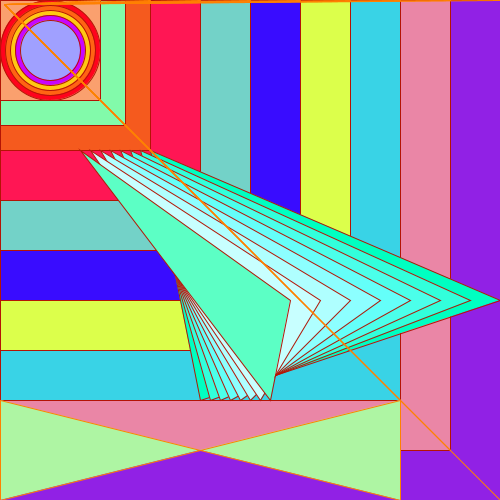
Frame 1 (no input)
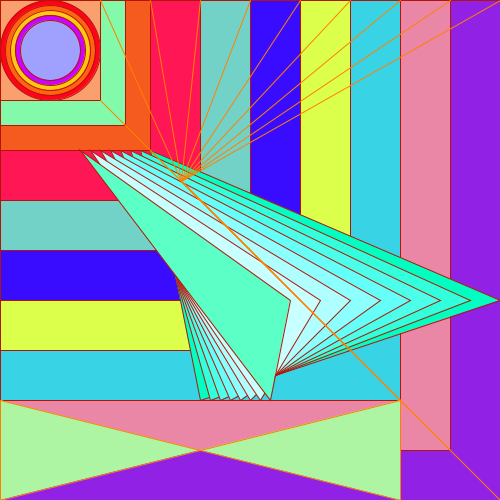
Frame 60 (the mouse pressed at the canvas centre just before this capture)
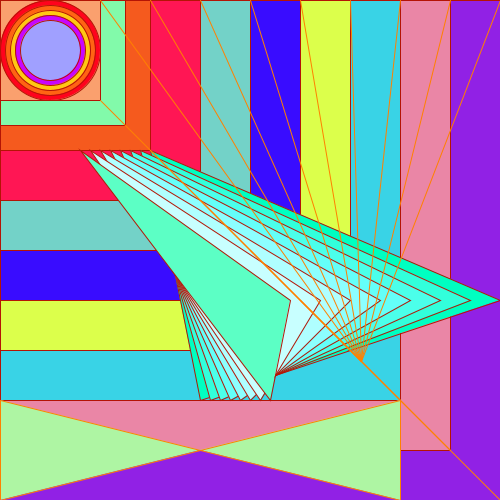
Frame 120 (the mouse held since frame 60 and released just before this capture)

The Processing sketch that drew these frames (run headless with seeded random() and noise(); from frame 60 on, the mouse is pressed at the canvas centre):

// Processing sketch: processing_161078
// ── processing_161078.pde

int thisisavariable = 1;

void setup (){
  size(500,500);
  
}

void draw(){
 thisisavariable=thisisavariable+3 ;
 stroke(180, 20, 5);
  fill(145, 33, 229) ;
  rect(0, 0, 500, 500) ;
  fill(234, 134, 166) ;
  rect(0, 0, 450, 450) ;
   fill (57, 211, 230) ;
   rect(0, 0, 400, 400) ;
  fill(220, 255, 75) ;
   rect(0, 0, 350, 350) ;
   fill (57, 12, 500) ;
   rect(0, 0, 300, 300) ;
   fill(115, 210, 200) ;
   rect(0, 0, 250, 250) ;
  fill (400, 22, 84) ;
  rect(0, 0, 200, 200) ;
  fill(245, 90, 30) ;
  rect(0, 0, 150, 150) ;
  fill(130, 250, 170) ;
  rect(0, 0, 125, 125) ;
  fill(250, 160, 110) ;
  rect(0, 0, 100, 100) ;
 //All the above are rectangles
  fill(0, 255, 193) ;
  triangle(500, 300, 150, 150, 200, 400);
  fill(50, 255, 219) ;
  triangle(470, 300, 140, 150, 210, 400);
  fill(75, 255, 234) ;
  triangle(440, 300, 130, 150, 220, 400) ;
  fill(100, 255, 249) ;
  triangle(410, 300, 120, 150, 230, 400) ;
  fill(140, 255, 261) ;
  triangle(380, 300, 110, 150, 240, 400) ;
  fill( 175, 255, 290) ;
  triangle(350, 300, 100, 150, 250, 400) ;
  fill(200, 255, 300) ;
  triangle(320, 300, 90, 150, 260, 400) ;
  fill(92, 255, 197) ;
  triangle(290, 300, 80, 150, 270, 400) ;
  //All the above are triangles
  fill(255, 3, 29) ;
  ellipse(50, 50, 100, 100);
  fill(255, 100, 19) ;
  ellipse(50, 50, 90, 90);
  fill(300, 200, 19) ;
  ellipse(50, 50, 80, 80);
  fill (200, 5, 300) ;
  ellipse(50, 50, 70, 70);
  fill(160, 160, 280) ;
  ellipse(50, 50, 60, 60);
  //All the above are ellipses
 stroke(255, 128, 0) ;
  line(thisisavariable, thisisavariable, 500, 500);
  line(thisisavariable, thisisavariable, 500, 0);
  line(thisisavariable, thisisavariable, 450, 450) ;
  line(thisisavariable, thisisavariable, 450, 0) ;
  line(thisisavariable, thisisavariable, 400, 400) ;
  line(thisisavariable, thisisavariable, 400, 0) ;
  line(thisisavariable, thisisavariable, 350, 350) ;
  line(thisisavariable, thisisavariable, 350, 0) ;
  line(thisisavariable, thisisavariable, 300, 300);
  line(thisisavariable, thisisavariable, 300, 0) ;
  line(thisisavariable, thisisavariable, 250, 250) ;
  line(thisisavariable, thisisavariable, 250, 0) ;
  line(thisisavariable, thisisavariable, 200, 200) ;
  line(thisisavariable, thisisavariable, 200, 0) ;
  line(thisisavariable, thisisavariable, 150, 150) ;
  line(thisisavariable, thisisavariable, 150, 0) ;
  line(thisisavariable, thisisavariable, 100, 100) ;
  line(thisisavariable, thisisavariable, 100, 0) ;
   //All the above are lines 
  fill(#AEF5A3) ;
  quad(0, 400, 0, 500, 400, 400, 400, 500);
 
  

}
